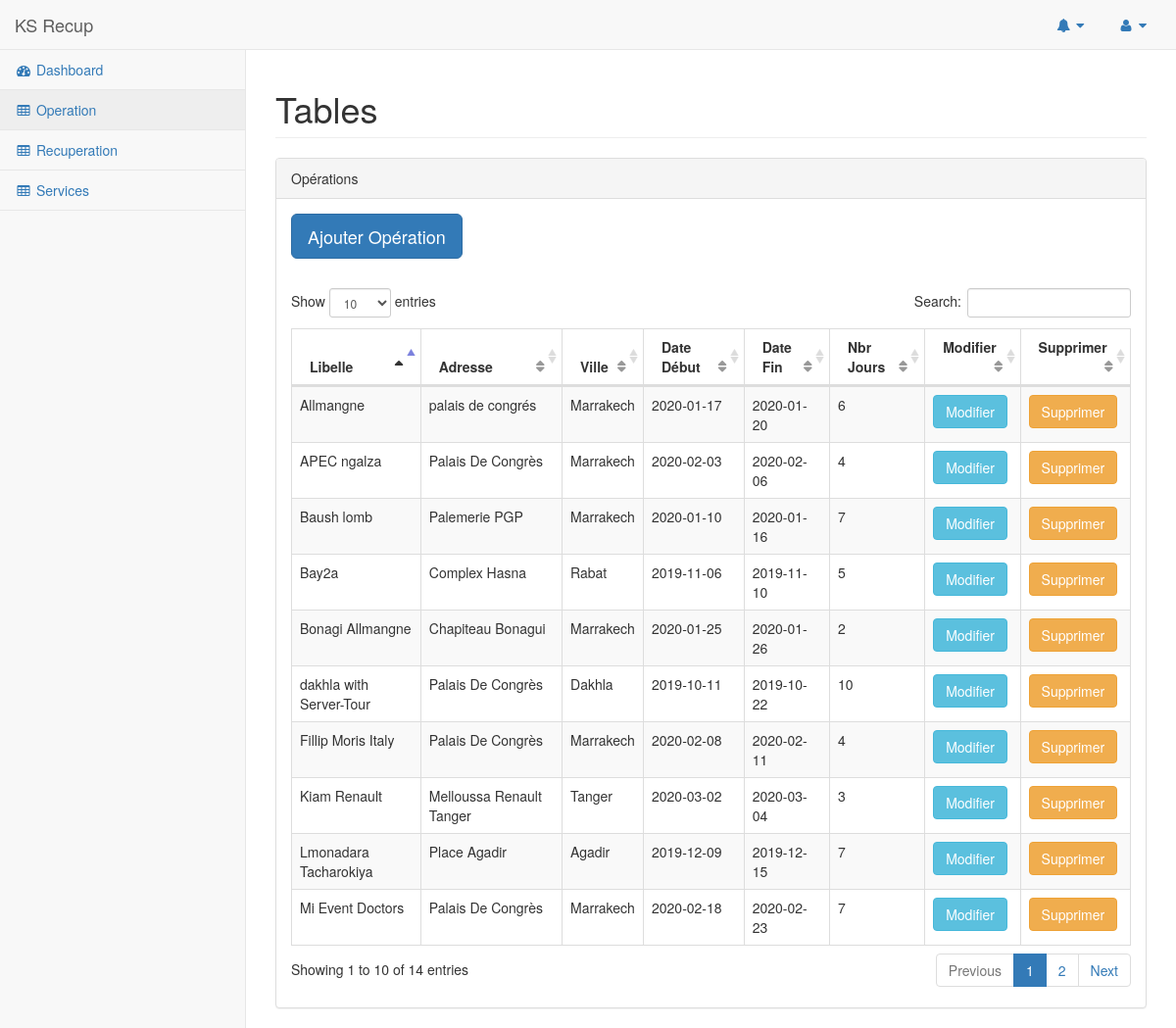
/pc/admin/operation.php, run on the app's committed database.
### tables this page shows
CREATE TABLE IF NOT EXISTS `operation` (
  `id` int(11) NOT NULL AUTO_INCREMENT,
  `libelle` varchar(255) NOT NULL,
  `adresse` varchar(255) NOT NULL,
  `ville` varchar(100) NOT NULL,
  `dateDebut` date NOT NULL,
  `dateFin` date NOT NULL,
  `nbrJours` int(11) NOT NULL,
  PRIMARY KEY (`id`)
);

### connection/Connection.php (called while the page is built, shortened)
<?php
class Connection {
    private $conn;
    public function __construct() {
	$conf= array
        (
          'host'     => 'localhost',
          'database' => 'ks_recup',
          'login'    => 'root',
          'password' => ''
        );
        try {
            $this->conn=new PDO('mysql:host='.$conf['host'].';dbname='.$conf['database'].';',$conf['login'],$conf['password']);
	    $this->conn->setAttribute(PDO::ATTR_ERRMODE,PDO::ERRMODE_EXCEPTION);
            $this->conn->query("SET NAMES UTF8");
            $this->conn->setAttribute(PDO::ATTR_DEFAULT_FETCH_MODE, PDO::FETCH_OBJ);
        }
        catch (Exception $e) {
            die('Erreur : ' . $e->getMessage());
        }
    }
    function getConn() {
        return $this->conn;
    }
}

### services/OperationService.php (called while the page is built, shortened)
<?php
include_once 'connection/Connection.php';
class OperationService implements ICrud {
    private $conn;
    function __construct() {
        $this->conn = new Connection();
    }
    public function findAll() {
        $query = 'SELECT * FROM operation ORDER BY id DESC';
        $req = $this->conn->getConn()->query($query);
        $operations = $req->fetchAll();
        return $operations;
    }
}

### pc/admin/operation.php (the view, shortened to what this page needs)
<?php
include_once 'services/OperationService.php';
$os = new OperationService();
$operations = $os->findAll();
?>
<!DOCTYPE html>
<html lang="en">
<head>
    <?php include_once 'includes/headerScripts.php'; ?>
</head>
<body>
    <div id="wrapper">
        <?php include_once 'includes/sidebar.php'; ?>
        <div id="page-wrapper">
            <div class="row">
                <div class="col-lg-12">
                    <h1 class="page-header">Tables</h1>
                </div>
            </div>
            <div class="row">
                <div class="col-lg-12">
                    <div class="panel panel-default">
                        <div class="panel-heading">
                            Opérations
                        </div>
                            <div class="panel-body">
                                <button class="btn btn-primary btn-lg" data-toggle="modal" data-target="#myOperModal">
                                    Ajouter Opération
                                </button>
                            </div>
                        <div class="panel-body" id="operTable">
                            <table width="100%" class="table table-striped table-bordered table-hover" id="dataTables-example">
                                <thead>
                                    <tr>
                                        <th>Libelle</th>
                                        <th>Adresse</th>
                                        <th>Ville</th>
                                        <th>Date Début</th>
                                        <th>Date Fin</th>
                                        <th>Nbr Jours</th>
                                        <th>Modifier</th>
                                        <th>Supprimer</th>
                                    </tr>
                                </thead>
                                <tbody>
                                    <?php foreach ($operations as $fon) { ?>
                                        <tr class="odd gradeX">
                                            <td><?= $fon->libelle ?></td>
                                            <td><?= $fon->adresse ?></td>
                                            <td><?= $fon->ville ?></td>
                                            <td><?= $fon->dateDebut ?></td>
                                            <td><?= $fon->dateFin ?></td>
                                            <td><?= $fon->nbrJours ?></td>
                                            <td><button class="btn btn-info updateO" data-toggle="modal" data-target="#myOperModal" id="updateO" data="<?= $fon->id ?>">Modifier</button></td>
                                            <td><button class="btn btn-warning deleteO" id="deleteO" data="<?= $fon->id ?>">Supprimer</button></td>
                                        </tr>
                                    <?php } ?>
                                </tbody>
                            </table>
                        </div>
                    </div>
                </div>
            </div>
        </div>
    </div>
</body>
</html>

### pc/admin/includes/headerScripts.php (shortened to what this page needs)
<link href="../vendor/vendor/bootstrap/css/bootstrap.min.css" rel="stylesheet">
<link href="../vendor/vendor/metisMenu/metisMenu.min.css" rel="stylesheet">
<link href="../vendor/dist/css/sb-admin-2.css" rel="stylesheet">
<link href="../vendor/vendor/font-awesome/css/font-awesome.min.css" rel="stylesheet" type="text/css">
<link href="../vendor/vendor/datatables-plugins/dataTables.bootstrap.css" rel="stylesheet">
<link href="../vendor/vendor/datatables-responsive/dataTables.responsive.css" rel="stylesheet">

### pc/admin/includes/sidebar.php (shortened to what this page needs)
<nav class="navbar navbar-default navbar-static-top" role="navigation" style="margin-bottom: 0">
            <div class="navbar-header">
                <a class="navbar-brand" href="index.php">KS Recup</a>
            </div>
            <ul class="nav navbar-top-links navbar-right">
                <li class="dropdown">
                    <a class="dropdown-toggle" data-toggle="dropdown" href="#">
                        <i class="fa fa-bell fa-fw"></i> <i class="fa fa-caret-down"></i>
                    </a>
                </li>
                <li class="dropdown">
                    <a class="dropdown-toggle" data-toggle="dropdown" href="#">
                        <i class="fa fa-user fa-fw"></i> <i class="fa fa-caret-down"></i>
                    </a>
                </li>
            </ul>
            <div class="navbar-default sidebar" role="navigation">
                <div class="sidebar-nav navbar-collapse">
                    <ul class="nav" id="side-menu">
                        <li>
                            <a href="index.php"><i class="fa fa-dashboard fa-fw"></i> Dashboard</a>
                        </li>
                        <li>
                            <a href="operation.php"><i class="fa fa-table fa-fw"></i> Operation</a>
                        </li>
                        <li>
                            <a href="recuperation.php"><i class="fa fa-table fa-fw"></i> Recuperation</a>
                        </li>
                        <li>
                            <a href="services.php"><i class="fa fa-table fa-fw"></i> Services</a>
                        </li>
                    </ul>
                </div>
            </div>
        </nav>

### data on the page
operation: libelle "Kiam Renault", adresse "Melloussa Renault Tanger", ville "Tanger", dateDebut "2020-03-02", dateFin "2020-03-04", nbrJours "3"
operation: libelle "Mi Event Doctors", adresse "Palais De Congrès", ville "Marrakech", dateDebut "2020-02-18", dateFin "2020-02-23", nbrJours "7"
operation: libelle "Fillip Moris Italy", adresse "Palais De Congrès", ville "Marrakech", dateDebut "2020-02-08", dateFin "2020-02-11", nbrJours "4"
operation: libelle "APEC ngalza", adresse "Palais De Congrès", ville "Marrakech", dateDebut "2020-02-03", dateFin "2020-02-06", nbrJours "4"
operation: libelle "dakhla with Server-Tour", adresse "Palais De Congrès", ville "Dakhla", dateDebut "2019-10-11", dateFin "2019-10-22", nbrJours "10"
operation: libelle "Lmonadara Tacharokiya", adresse "Place Agadir", ville "Agadir", dateDebut "2019-12-09", dateFin "2019-12-15", nbrJours "7"
operation: libelle "Bay2a", adresse "Complex Hasna", ville "Rabat", dateDebut "2019-11-06", dateFin "2019-11-10", nbrJours "5"
operation: libelle "Bonagi Allmangne", adresse "Chapiteau Bonagui", ville "Marrakech", dateDebut "2020-01-25", dateFin "2020-01-26", nbrJours "2"
operation: libelle "Allmangne", adresse "palais de congrés", ville "Marrakech", dateDebut "2020-01-17", dateFin "2020-01-20", nbrJours "6"
operation: libelle "Baush lomb", adresse "Palemerie PGP", ville "Marrakech", dateDebut "2020-01-10", dateFin "2020-01-16", nbrJours "7"
